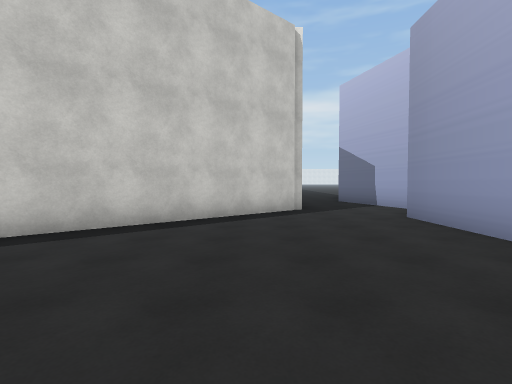
view 1 (above)

17 first-person views from a walk through a 3-D level made in the Unity game engine. The camera is 1.5 m above the floor, tilts 2° down and sees 85° across. The floor is counted in squares, 2 m on a side. Each view is taken from the middle of a square. On the plan, view 1 faces up. The plan holds only what a view shows up to about 10 squares ahead; the rest is blank. The place goes on beyond the plan. The player character is not drawn. Some surface patterns are stand-ins.

view 2
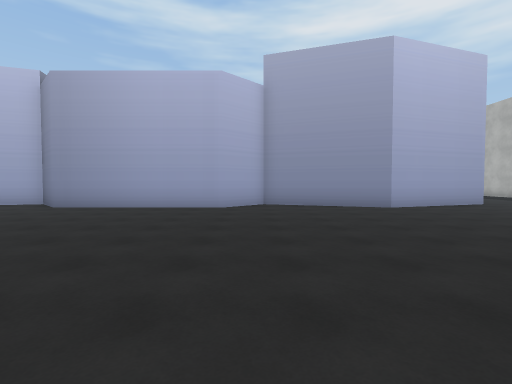

view 3
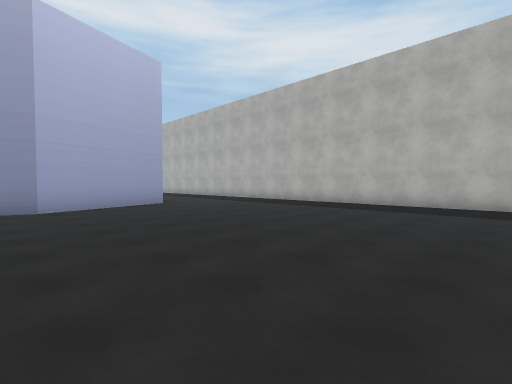

view 4
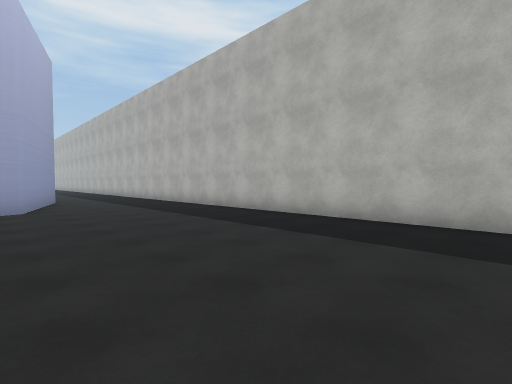

view 5
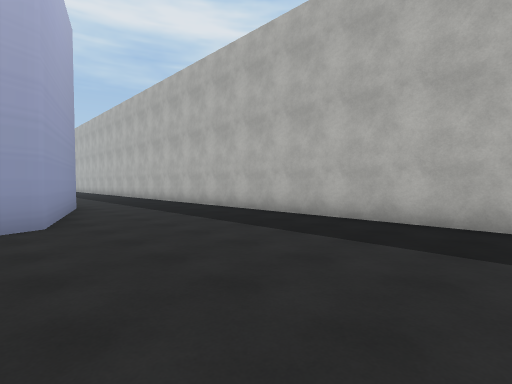

view 6
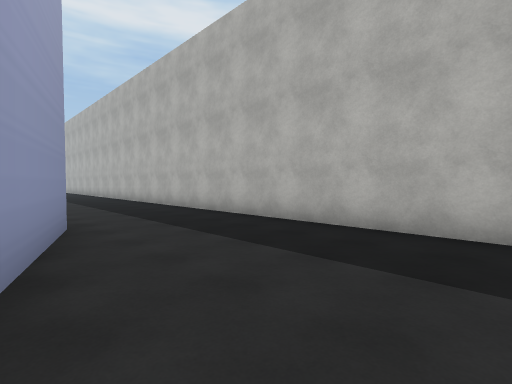

view 7
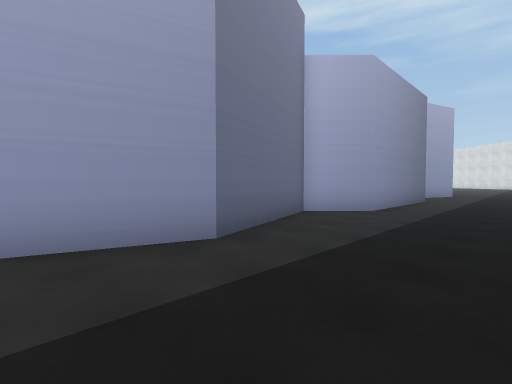

view 8
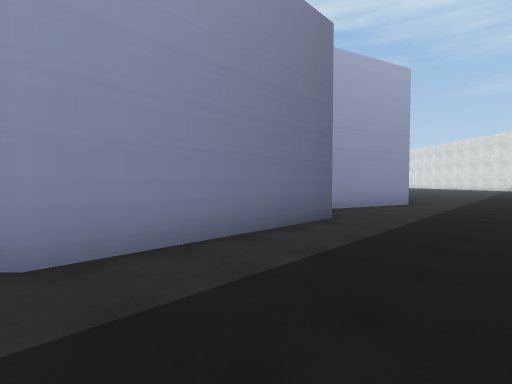

view 9
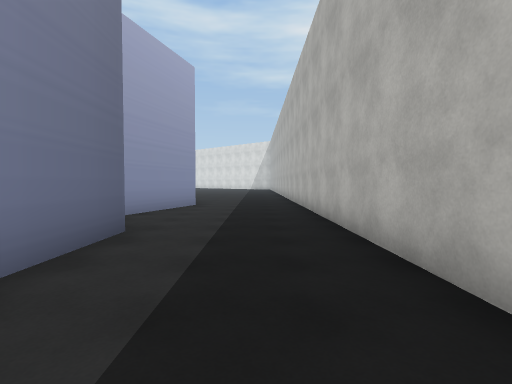

view 10
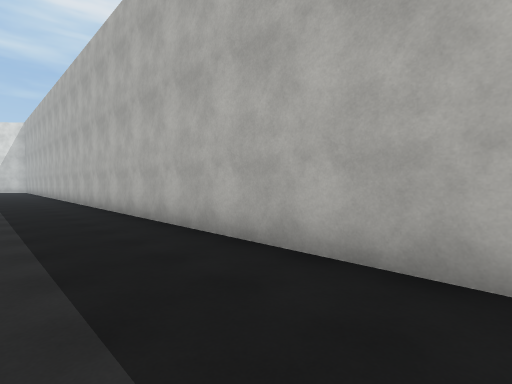

view 11
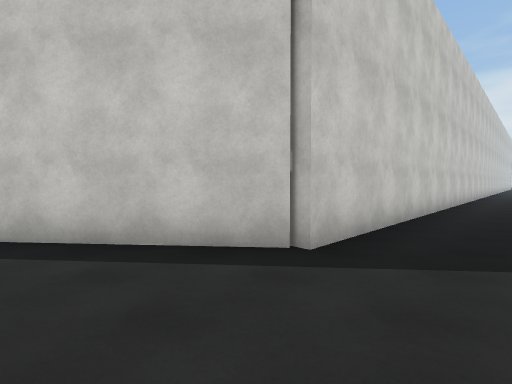

view 12
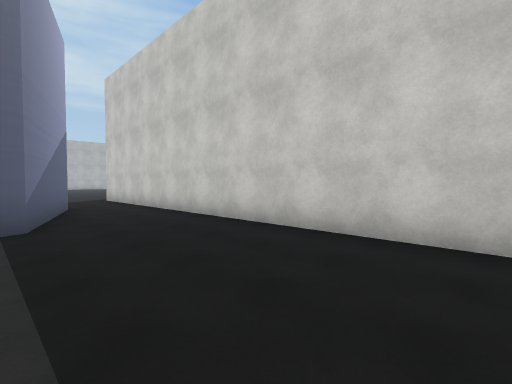

view 13
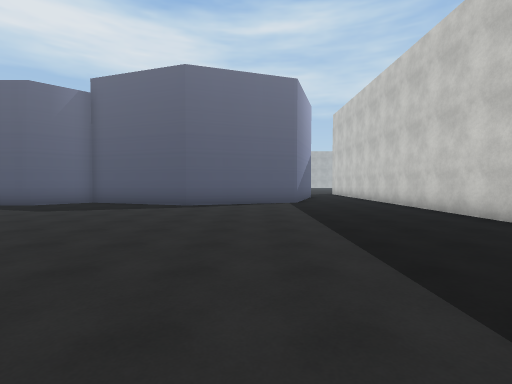

view 14
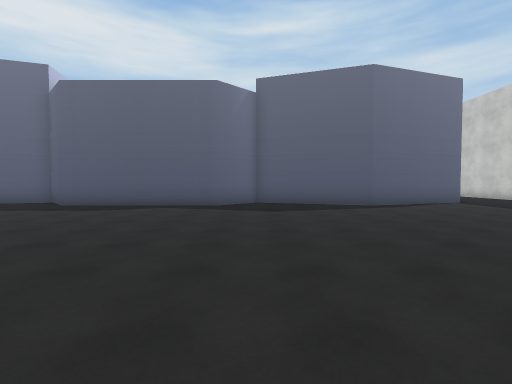

view 15
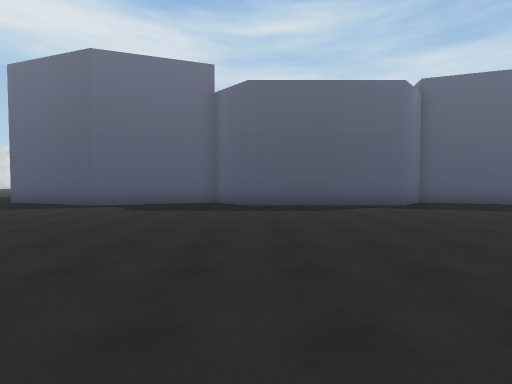

view 16
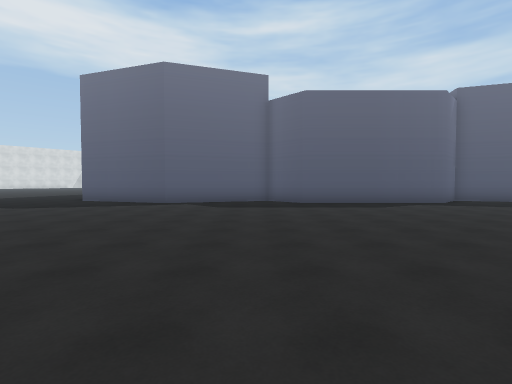

view 17
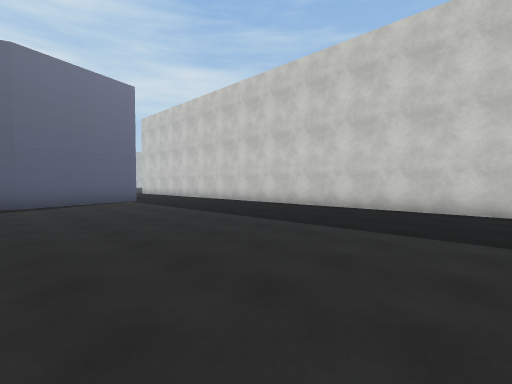

### Floor plan
Points are (right, up) in squares from view 1. A wall is a line through its corners. A room is listed if a view was taken in it or the views show most of it. See-through windows are left out.
Room 1 (views 1, 2, 3, 4, 5, 6, 7, 8, 9, 10, 11)
walls: (-4.6, -12.5) (12.8, -12.5); (1.2, 7.6) (0.9, 7.6); (1.2, 7.7) (-3.5, 3.7); (15.5, -12.5) (26.5, -12.5); (18.4, -9) (13.3, -9) (12, -7.8) (8.3, -9) (4.5, -7.8) (3.2, -4) (4.5, -0.3) (3.3, 1) (3.3, 6); (23.3, -9) (20.1, -8)
ways out: opening at (2.5, 7.5) to room 2
Room 2 (views 12, 13, 14, 15, 16, 17)
walls: (12.2, 14.9) (13.2, 16) (18.2, 16) (19.3, 15); (20.1, 15) (23.2, 16) (26.3, 15); (1.2, 25.8) (1.2, 7.6); (3.2, 11) (4.5, 14.8) (8.2, 16) (11.3, 15); (3.3, 6) (4.5, 7.3) (3.6, 10.1)
ways out: opening at (2.5, 7.5) to room 1

Where each view was taken, in squares from view 1:
view 1: 0 up, 0 right, facing up
view 2: 0 up, 5 left, facing right
view 3: 3 down, 5 left, facing down-right
view 4: 7 down, 4 left, facing down-right
view 5: 7 down, 1 left, facing down-right
view 6: 8 down, 3 right, facing down-right
view 7: 12 down, 6 right, facing up-right
view 8: 12 down, 13 right, facing up-right
view 9: 11 down, 14 right, facing right
view 10: 10 down, 17 right, facing down-right
view 11: 5 up, 3 right, facing up-left
view 12: 20 up, 5 right, facing down-left
view 13: 25 up, 6 right, facing down
view 14: 25 up, 12 right, facing down
view 15: 25 up, 18 right, facing down
view 16: 26 up, 20 right, facing down
view 17: 26 up, 9 right, facing down-left
